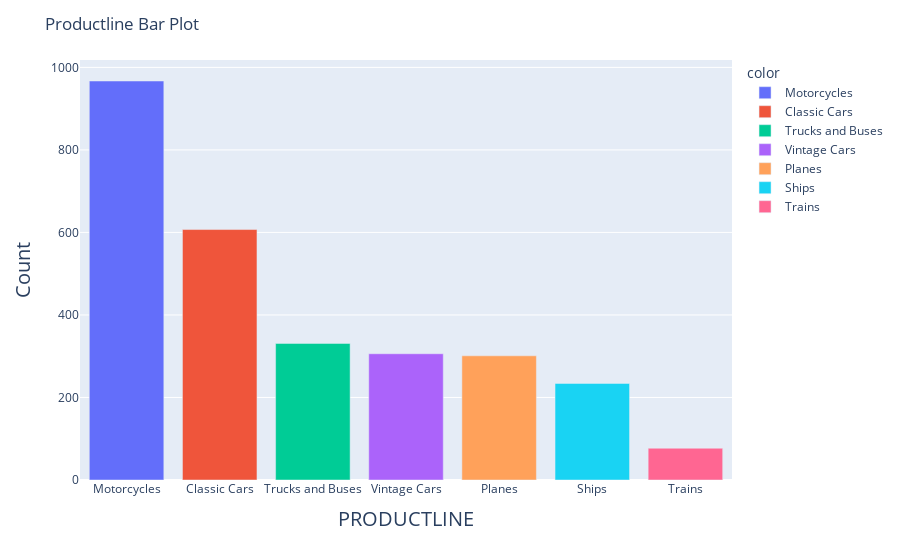

Notebook code for this chart:
### Code cell
barplot_visualization('PRODUCTLINE')

### Figure 1 — Plotly figure (JSON) as saved in the notebook; plotly's stock layout.template omitted (floating-point values rounded to 4 significant figures)
{"data": [{"alignmentgroup": "True", "hovertemplate": "color=Motorcycles<br>x=%{x}<br>y=%{y}<extra></extra>", "legendgroup": "Motorcycles", "marker": {"color": "#636efa", "pattern": {"shape": ""}}, "name": "Motorcycles", "offsetgroup": "Motorcycles", "orientation": "v", "showlegend": true, "textposition": "auto", "type": "bar", "x": ["Motorcycles"], "xaxis": "x", "y": [967], "yaxis": "y"}, {"alignmentgroup": "True", "hovertemplate": "color=Classic Cars<br>x=%{x}<br>y=%{y}<extra></extra>", "legendgroup": "Classic Cars", "marker": {"color": "#EF553B", "pattern": {"shape": ""}}, "name": "Classic Cars", "offsetgroup": "Classic Cars", "orientation": "v", "showlegend": true, "textposition": "auto", "type": "bar", "x": ["Classic Cars"], "xaxis": "x", "y": [607], "yaxis": "y"}, {"alignmentgroup": "True", "hovertemplate": "color=Trucks and Buses<br>x=%{x}<br>y=%{y}<extra></extra>", "legendgroup": "Trucks and Buses", "marker": {"color": "#00cc96", "pattern": {"shape": ""}}, "name": "Trucks and Buses", "offsetgroup": "Trucks and Buses", "orientation": "v", "showlegend": true, "textposition": "auto", "type": "bar", "x": ["Trucks and Buses"], "xaxis": "x", "y": [331], "yaxis": "y"}, {"alignmentgroup": "True", "hovertemplate": "color=Vintage Cars<br>x=%{x}<br>y=%{y}<extra></extra>", "legendgroup": "Vintage Cars", "marker": {"color": "#ab63fa", "pattern": {"shape": ""}}, "name": "Vintage Cars", "offsetgroup": "Vintage Cars", "orientation": "v", "showlegend": true, "textposition": "auto", "type": "bar", "x": ["Vintage Cars"], "xaxis": "x", "y": [306], "yaxis": "y"}, {"alignmentgroup": "True", "hovertemplate": "color=Planes<br>x=%{x}<br>y=%{y}<extra></extra>", "legendgroup": "Planes", "marker": {"color": "#FFA15A", "pattern": {"shape": ""}}, "name": "Planes", "offsetgroup": "Planes", "orientation": "v", "showlegend": true, "textposition": "auto", "type": "bar", "x": ["Planes"], "xaxis": "x", "y": [301], "yaxis": "y"}, {"alignmentgroup": "True", "hovertemplate": "color=Ships<br>x=%{x}<br>y=%{y}<extra></extra>", "legendgroup": "Ships", "marker": {"color": "#19d3f3", "pattern": {"shape": ""}}, "name": "Ships", "offsetgroup": "Ships", "orientation": "v", "showlegend": true, "textposition": "auto", "type": "bar", "x": ["Ships"], "xaxis": "x", "y": [234], "yaxis": "y"}, {"alignmentgroup": "True", "hovertemplate": "color=Trains<br>x=%{x}<br>y=%{y}<extra></extra>", "legendgroup": "Trains", "marker": {"color": "#FF6692", "pattern": {"shape": ""}}, "name": "Trains", "offsetgroup": "Trains", "orientation": "v", "showlegend": true, "textposition": "auto", "type": "bar", "x": ["Trains"], "xaxis": "x", "y": [77], "yaxis": "y"}], "layout": {"autosize": true, "barmode": "relative", "legend": {"title": {"text": "color"}, "tracegroupgap": 0}, "margin": {"t": 60}, "title": {"text": "Productline Bar Plot"}, "xaxis": {"anchor": "y", "autorange": true, "domain": [0, 1], "range": [-0.5, 6.5], "title": {"font": {"size": 20}, "text": "PRODUCTLINE"}, "type": "category"}, "yaxis": {"anchor": "x", "autorange": true, "domain": [0, 1], "range": [0, 1018.0], "title": {"font": {"size": 20}, "text": "Count"}, "type": "linear"}}}
